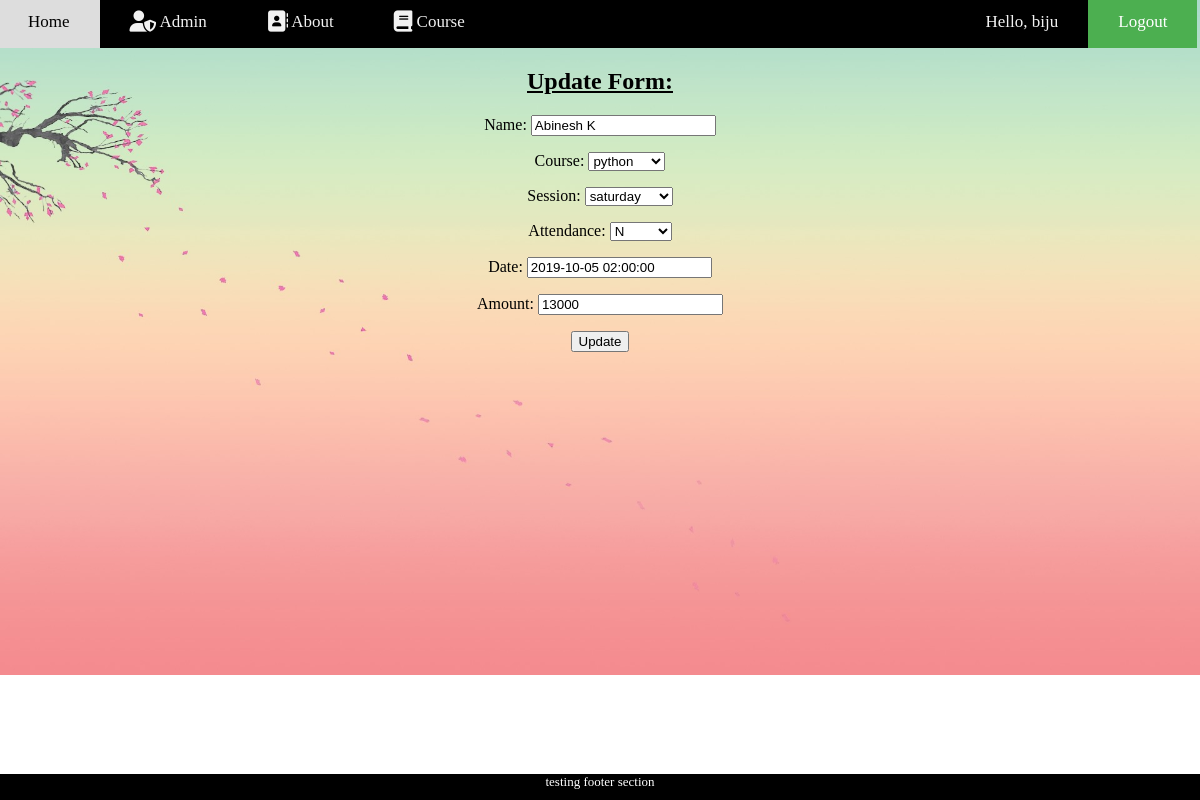
/update/1 (signed in), run on the app's committed database.
### enroll/models.py (models this page shows, shortened)
class Data(models.Model):
    ATT = (
        ('Student Attendance', (
            (u'YES', u'Y'),
            (u'NO', u'N'),
        )),
    )
    DAY = (
        ('Choose your session', (
            (u'SATURDAY', u'saturday'),
            (u'SUNDAY', u'sunday'),
        )),
    )
    COURSE = (
        ('Select your course', (
            (u'PYTHON', u'python'),
            (u'DOT_NET', u'.net'),
            (u'C', u'c'),
            (u'C++', u'c++'),
            (u'PHP', u'php'),
            (u'XML', u'xml'),
        )),
    )
    id = models.AutoField(primary_key=True)
    name = models.CharField(max_length=15, null=False, unique=True)
    course = models.CharField(max_length=10, blank=False, null=False, choices=COURSE)
    session = models.CharField(max_length=8, blank=False, null=False, choices=DAY)
    attendance = models.CharField(max_length=3, blank=False, null=False, choices=ATT)
    date = models.DateTimeField(default=datetime.now, editable=True)
    amount = models.IntegerField(blank=False, null=False)
    img = models.ImageField(upload_to='images/', default="")
    class Meta:
        db_table = 'student'

### enroll/views.py (the view)
# urls.py: path('update/<int:pk>', v.U.as_view(), name='edit'),
class U(UpdateView):
    model = Data
    fields = ['name', 'course', 'session', 'attendance', 'date', 'amount']
    template_name = 'edit.html'
    success_url = reverse_lazy('records')

### enroll/templates/edit.html (shortened to what this page needs)
{% extends 'base.html' %}
{% load static %}
{% block content%}
<html lang="en">
    <head>
    </head>
    <body onload="redirect()">
        {% if user.is_superuser%}
            <center>
                <h2><u>Update Form:</u></h2>
                <form method="post">
                    {{form.as_p}}
                    <input type="submit" value="Update">
                </form>
            </center>
        {% else %}
            <script>
                function redirect(){alert("Not an Admin--Redirecting....");window.location.replace('{% url 'home' %}');}
            </script>
        {% endif %}
    </body>
</html>
{% endblock content%}

### enroll/templates/base.html (shortened to what this page needs)
{% load static %}
<!DOCTYPE html>
<html lang="en">
        <head>
            <link rel="stylesheet" type="text/css" href="{% static 'CSS/main.css' %}">
        </head>
        <body>
                <div class="topnav">
                    <a class="active" id="bb" href="{% url 'home' %}">Home</a>
                    <a class="active" href="{% url 'records' %}" title="Admin">
                        <i class="fas fa-user-shield fa-lg"></i> Admin</a>
                    <a class="active" href="{% url 'contact' %}">
                        <i class="fas fa-address-book fa-lg"></i> About</a>
                    <a class="active" href="{% url 'course' %}">
                        <i class="fas fa-book fa-lg"></i> Course</a>
                    {% if user.is_authenticated %}
                        <a class="opp" id="bb" href="{% url 'logout' %}">Logout</a>
                        <a class="opp">Hello, {{user.username}}</a>
                    {% else %}
                        <a class="opp" id="bb" href="{% url 'login' %}" title="Student">
                        <i class="fas fa-door-open fa-lg"></i> Login</a>
                    {% endif %}
                </div>
            {% block content %}
            {% endblock content %}
        </body>
        <footer id="foot">testing footer section</footer>
    </html>

### enroll/static/CSS/main.css (style rules this page uses)
html { scroll-behavior: smooth; }
body { background-image: url('/static/images/bgr.jpg'); background-repeat: no-repeat; background-size: cover; }
.topnav { position: sticky; overflow: hidden; margin-left: -10px; margin-top: -12px; margin-right: -8px; background-color: hsl(0, 100%, 0%); width: 101.3%; height: 8.01% }
.topnav a { float: left; color: #f2f2f2; padding: 16px 30px; text-decoration: none; font-size: 17px; transition-duration: 0.9s; }
.topnav a#bb { background-color: #4CAF50; color: white; }
.topnav a.opp { float: right; }
#foot { bottom: 0; color: white; text-align: center; background-color: hsl(0, 100%, 0%); height: 2em; left: 0; position: fixed; font-size: small; width:100%; }

### data on the page
Data: name "Abinesh K", course "python", session "saturday", attendance "N", date "2019-10-05 02:00:00", amount "13000"

### other printed values
{{ user.username }} "biju"
